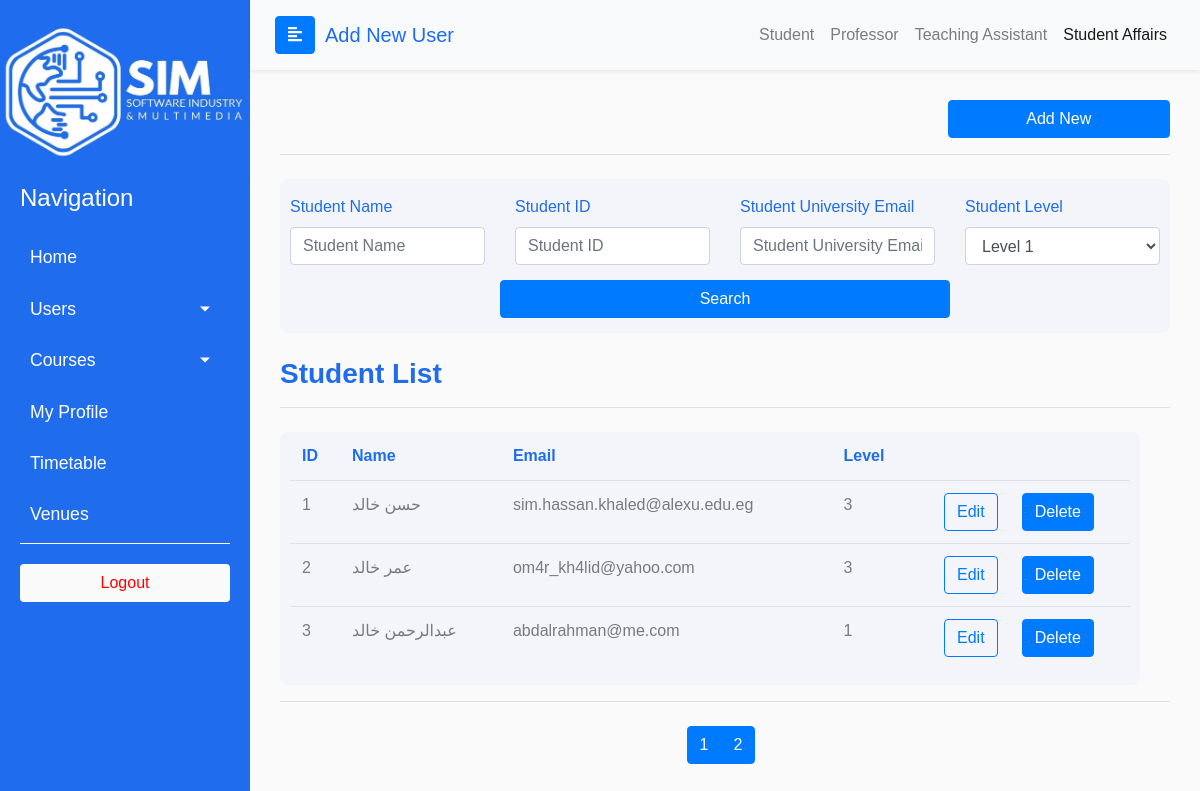
The page /admin/Students.php on the database its author committed.
### tables this page shows
CREATE TABLE `students` (
  `id_user` int(12) NOT NULL,
  `student_id` int(11) NOT NULL,
  `arabic_name` varchar(255) NOT NULL,
  `level` int(1) NOT NULL DEFAULT 1,
  `finished_hours` int(3) NOT NULL DEFAULT 0,
  `cgpa` float NOT NULL DEFAULT 0,
  `student_group` int(2) NOT NULL DEFAULT 0,
  `status` varchar(255) DEFAULT 'N/A',
  `address` varchar(255) NOT NULL,
  `guardian_mobile_number` varchar(255) NOT NULL,
  `student_type` varchar(255) DEFAULT NULL
);

CREATE TABLE `users` (
  `id` int(12) NOT NULL,
  `first_name` varchar(255) NOT NULL,
  `middle_name` varchar(255) NOT NULL,
  `last_name` varchar(255) NOT NULL,
  `national_id` bigint(14) NOT NULL,
  `type` varchar(255) NOT NULL,
  `email` varchar(255) NOT NULL,
  `password` varchar(255) NOT NULL,
  `gender` varchar(255) NOT NULL,
  `mobile_number` varchar(255) NOT NULL,
  `home_number` varchar(255) DEFAULT NULL,
  `image_path` text DEFAULT 'profile_images\\profile.png'
);

### includes/Admin/students/functions.php (called while the page is built, shortened)
<?php
include_once dirname(__FILE__, 2) . "\\utils\\iniclude_utils_files.php";
function showStudents()
{
    $data = getStudentsData();
    printStudentsData($data);
}
function getStudentsData()
{
    global $studentsTable, $countRows;
    list($per_page, $page_1, $countRows, $_) = getRowsPerPage($studentsTable);
    $mainSqlQuery = "SELECT s.*, u.*
                FROM {$studentsTable} s
                join users u
                    on s.id_user = u.id
                ORDER BY s.level DESC limit {$page_1}, {$per_page}";
    $dataBaseConnection = connectToDataBase();
    $result = mysqli_query($dataBaseConnection, $mainSqlQuery);
    $studentsData = array();
    $count = 0;
    while ($row = $result->fetch_assoc()) {
        $studentsData[$count++] = $row;
    }
    return $studentsData;
}

### includes/utils/variables.php (called while the page is built, shortened)
<?php
$studentsTable = "students";
$rowsPerPage = 3;

### includes/Admin/utils/all.php (called while the page is built, shortened)
<?php
include_once "iniclude_utils_files.php";
function getRowsPerPage($table)
{
    global $rowsPerPage;
    $per_page = $rowsPerPage;
    if (isset($_GET['page'])) {
        $page = $_GET['page'];
    } else {
        $page = "";
    }
    if ($page == "" || $page == 1) {
        $page_1 = 0;
    } else {
        $page_1 = ($page * $per_page) - $per_page;
    }
    $dataBaseConnection = connectToDataBase();
    $post_query_count = "SELECT * FROM {$table}";
    $result = mysqli_query($dataBaseConnection, $post_query_count);
    $count = mysqli_num_rows($result);
    $count  = ceil($count / $per_page);
    return array($per_page, $page_1, $count, $page);
}

### includes/Admin/utils/print_functions.php (the view, shortened to what this page needs)
<?php
include_once dirname( __FILE__, 3) . "\\utils\\variables.php";
?>
    <?php
function printStudentsData($data)
{
    foreach ($data as $row) {
        echo "<tr>
        <td>" . $row["student_id"] . "</td> <td>" . $row["arabic_name"] . "</td>
        <td>" . $row["email"] . "</td> <td>" . $row["level"] . "</td> <td>";
        aElement("btn btn-outline-primary right-btn", "edit", $row['id_user'], "update_student.php?id={$row['id_user']}", "Edit");
        echo "<td>";
        ?>
        <form action="" method="POST">
            <input type="submit" value="Delete" name="delete" class="btn btn-primary">
        </form>
    <?php
        echo "</td></tr>";
    }
}

### includes/utils/helper.php (shortened to what this page needs)
<?php
include_once "variables.php";
function aElement($class, $name, $value, $href, $text)
{
    $a = " <a class='$class' name='$name' value='$value' href='$href'>$text</a>";
    echo $a;
}
function checkResultQuery($result, $conn, $source=null)
{
    return true;
}

### admin/stu_prof.css (style rules this page uses)
.right-btn { float: right; }

### css/rootStyles.css (style rules this page uses)
:root { --primary: rgb(31,108,236); --danger: red; }
body { font-family: 'Poppins', sans-serif; background: #fafafa; }
a, a:hover, a:focus { color: inherit; text-decoration: none; transition: all 0.3s; }

### rows shown on the page
students: student "1", arabic_name "حسن خالد", id_user.email "sim.hassan.khaled@alexu.edu.eg", level "3"
students: student "2", arabic_name "عمر خالد", id_user.email "om4r_kh4lid@yahoo.com", level "3"
students: student "3", arabic_name "عبدالرحمن خالد", id_user.email "abdalrahman@me.com", level "1"
